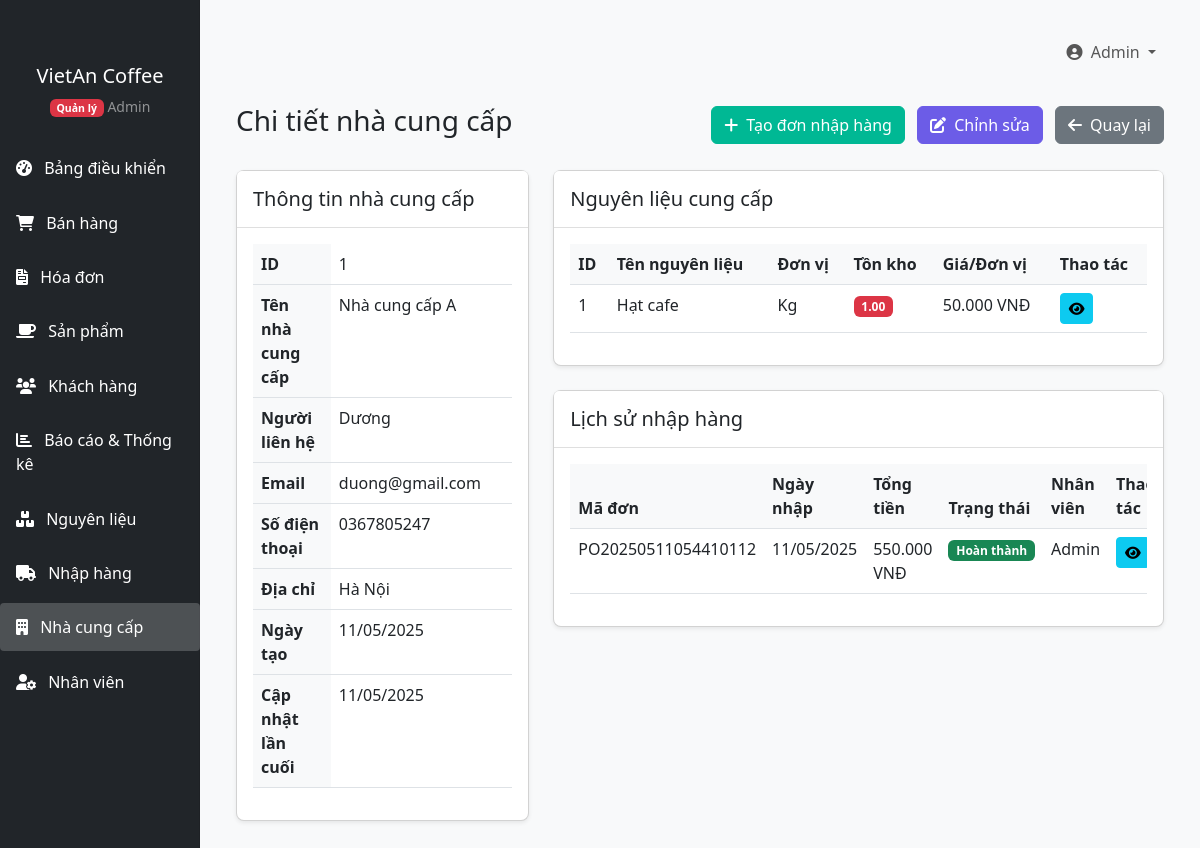
The page /QuanLyCafe/index.php?page=suppliers&action=view&id=1 (signed in) on the database its author committed.
### tables this page shows
CREATE TABLE `suppliers` (
  `id` int(11) NOT NULL,
  `name` varchar(100) NOT NULL,
  `email` varchar(100) DEFAULT NULL,
  `phone` varchar(20) DEFAULT NULL,
  `address` text DEFAULT NULL,
  `contact_person` varchar(100) DEFAULT NULL,
  `created_at` timestamp NOT NULL DEFAULT current_timestamp(),
  `updated_at` timestamp NOT NULL DEFAULT current_timestamp() ON UPDATE current_timestamp()
);

CREATE TABLE `ingredients` (
  `id` int(11) NOT NULL,
  `name` varchar(100) NOT NULL,
  `unit` varchar(20) NOT NULL,
  `stock_quantity` decimal(10,2) DEFAULT 0.00,
  `price_per_unit` decimal(10,2) NOT NULL,
  `supplier_id` int(11) DEFAULT NULL,
  `created_at` timestamp NOT NULL DEFAULT current_timestamp(),
  `updated_at` timestamp NOT NULL DEFAULT current_timestamp() ON UPDATE current_timestamp()
);

CREATE TABLE `purchase_orders` (
  `id` int(11) NOT NULL,
  `order_number` varchar(20) NOT NULL,
  `supplier_id` int(11) DEFAULT NULL,
  `user_id` int(11) DEFAULT NULL,
  `order_date` date NOT NULL,
  `total_amount` decimal(10,2) NOT NULL,
  `status` enum('pending','completed','cancelled') DEFAULT 'pending',
  `notes` text DEFAULT NULL,
  `created_at` timestamp NOT NULL DEFAULT current_timestamp(),
  `updated_at` timestamp NOT NULL DEFAULT current_timestamp() ON UPDATE current_timestamp()
);

CREATE TABLE `users` (
  `id` int(11) NOT NULL,
  `name` varchar(100) NOT NULL,
  `email` varchar(100) NOT NULL,
  `password` varchar(255) NOT NULL,
  `role` enum('admin','staff') NOT NULL,
  `phone` varchar(20) DEFAULT NULL,
  `address` text DEFAULT NULL,
  `gender` enum('male','female','other') DEFAULT NULL,
  `birth_date` date DEFAULT NULL,
  `hire_date` date DEFAULT NULL,
  `status` enum('active','inactive') DEFAULT 'active',
  `created_at` timestamp NOT NULL DEFAULT current_timestamp(),
  `updated_at` timestamp NOT NULL DEFAULT current_timestamp() ON UPDATE current_timestamp()
);

### QuanLyCafe/models/Supplier.php (called while the page is built, shortened)
<?php
class Supplier {
    private $conn;
    public $id;
    public function __construct($db) {
        $this->conn = $db;
    }
    public function getById($id) {
        $query = "SELECT * FROM suppliers WHERE id = ?";
        $stmt = $this->conn->prepare($query);
        $stmt->bind_param("i", $id);
        $stmt->execute();
        $result = $stmt->get_result();
        if ($result->num_rows === 1) {
            $row = $result->fetch_assoc();
            $this->id = $row['id'];
            $this->name = $row['name'];
            $this->contact_person = $row['contact_person'];
            $this->email = $row['email'];
            $this->phone = $row['phone'];
            $this->address = $row['address'];
            $this->created_at = $row['created_at'];
            $this->updated_at = $row['updated_at'];
            return true;
        }
        return false;
    }
    public function getIngredients() {
        $query = "SELECT * FROM ingredients WHERE supplier_id = ? ORDER BY name ASC";
        $stmt = $this->conn->prepare($query);
        $stmt->bind_param("i", $this->id);
        $stmt->execute();
        $result = $stmt->get_result();
        return $result->fetch_all(MYSQLI_ASSOC);
    }
    public function getPurchaseOrders() {
        $query = "SELECT * FROM purchase_orders WHERE supplier_id = ? ORDER BY order_date DESC";
        $stmt = $this->conn->prepare($query);
        $stmt->bind_param("i", $this->id);
        $stmt->execute();
        $result = $stmt->get_result();
        return $result->fetch_all(MYSQLI_ASSOC);
    }
}

### QuanLyCafe/includes/functions.php (called while the page is built, shortened)
<?php
function formatCurrency($amount) {
    return number_format($amount, 0, ',', '.') . ' VNĐ';
}
function formatDate($date, $format = 'd/m/Y') {
    return date($format, strtotime($date));
}

### QuanLyCafe/views/suppliers/view.php (the view)
<?php include 'includes/header.php'; ?>
<div class="container-fluid">
    <div class="d-flex justify-content-between align-items-center mb-4">
        <h1 class="h3">Chi tiết nhà cung cấp</h1>
        <div>
            <a href="index.php?page=purchase-orders&action=create&supplier_id=<?php echo $supplier->id; ?>" class="btn btn-success me-2">
                <i class="fas fa-plus me-1"></i> Tạo đơn nhập hàng
            </a>
            <a href="index.php?page=suppliers&action=edit&id=<?php echo $supplier->id; ?>" class="btn btn-primary me-2">
                <i class="fas fa-edit me-1"></i> Chỉnh sửa
            </a>
            <a href="index.php?page=suppliers" class="btn btn-secondary">
                <i class="fas fa-arrow-left me-1"></i> Quay lại
            </a>
        </div>
    </div>
    <div class="row">
        <div class="col-md-4">
            <div class="card mb-4">
                <div class="card-header">
                    <h5 class="mb-0">Thông tin nhà cung cấp</h5>
                </div>
                <div class="card-body">
                    <table class="table">
                        <tbody>
                            <tr>
                                <th style="width: 30%;">ID</th>
                                <td><?php echo $supplier->id; ?></td>
                            </tr>
                            <tr>
                                <th>Tên nhà cung cấp</th>
                                <td><?php echo $supplier->name; ?></td>
                            </tr>
                            <tr>
                                <th>Người liên hệ</th>
                                <td><?php echo $supplier->contact_person ? $supplier->contact_person : 'N/A'; ?></td>
                            </tr>
                            <tr>
                                <th>Email</th>
                                <td><?php echo $supplier->email ? $supplier->email : 'N/A'; ?></td>
                            </tr>
                            <tr>
                                <th>Số điện thoại</th>
                                <td><?php echo $supplier->phone; ?></td>
                            </tr>
                            <tr>
                                <th>Địa chỉ</th>
                                <td><?php echo $supplier->address ? $supplier->address : 'N/A'; ?></td>
                            </tr>
                            <tr>
                                <th>Ngày tạo</th>
                                <td><?php echo formatDate($supplier->created_at); ?></td>
                            </tr>
                            <tr>
                                <th>Cập nhật lần cuối</th>
                                <td><?php echo formatDate($supplier->updated_at); ?></td>
                            </tr>
                        </tbody>
                    </table>
                </div>
            </div>
        </div>
        <div class="col-md-8">
            <div class="card mb-4">
                <div class="card-header">
                    <h5 class="mb-0">Nguyên liệu cung cấp</h5>
                </div>
                <div class="card-body">
                    <div class="table-responsive">
                        <table class="table table-hover">
                            <thead>
                                <tr>
                                    <th>ID</th>
                                    <th>Tên nguyên liệu</th>
                                    <th>Đơn vị</th>
                                    <th>Tồn kho</th>
                                    <th>Giá/Đơn vị</th>
                                    <th>Thao tác</th>
                                </tr>
                            </thead>
                            <tbody>
                                <?php if (empty($ingredients)): ?>
                                    <tr>
                                        <td colspan="6" class="text-center">Không có dữ liệu</td>
                                    </tr>
                                <?php else: ?>
                                    <?php foreach ($ingredients as $item): ?>
                                        <tr>
                                            <td><?php echo $item['id']; ?></td>
                                            <td><?php echo $item['name']; ?></td>
                                            <td><?php echo $item['unit']; ?></td>
                                            <td>
                                                <?php if ($item['stock_quantity'] <= 10): ?>
                                                    <span class="badge bg-danger"><?php echo $item['stock_quantity']; ?></span>
                                                <?php else: ?>
                                                    <span class="badge bg-success"><?php echo $item['stock_quantity']; ?></span>
                                                <?php endif; ?>
                                            </td>
                                            <td><?php echo formatCurrency($item['price_per_unit']); ?></td>
                                            <td>
                                                <a href="index.php?page=ingredients&action=view&id=<?php echo $item['id']; ?>" class="btn btn-sm btn-info">
                                                    <i class="fas fa-eye"></i>
                                                </a>
                                            </td>
                                        </tr>
                                    <?php endforeach; ?>
                                <?php endif; ?>
                            </tbody>
                        </table>
                    </div>
                </div>
            </div>
            <div class="card">
                <div class="card-header">
                    <h5 class="mb-0">Lịch sử nhập hàng</h5>
                </div>
                <div class="card-body">
                    <div class="table-responsive">
                        <table class="table table-hover">
                            <thead>
                                <tr>
                                    <th>Mã đơn</th>
                                    <th>Ngày nhập</th>
                                    <th>Tổng tiền</th>
                                    <th>Trạng thái</th>
                                    <th>Nhân viên</th>
                                    <th>Thao tác</th>
                                </tr>
                            </thead>
                            <tbody>
                                <?php if (empty($purchase_orders)): ?>
                                    <tr>
                                        <td colspan="6" class="text-center">Không có dữ liệu</td>
                                    </tr>
                                <?php else: ?>
                                    <?php foreach ($purchase_orders as $order): ?>
                                        <tr>
                                            <td><?php echo $order['order_number']; ?></td>
                                            <td><?php echo formatDate($order['order_date']); ?></td>
                                            <td><?php echo formatCurrency($order['total_amount']); ?></td>
                                            <td>
                                                <?php if ($order['status'] == 'completed'): ?>
                                                    <span class="badge bg-success">Hoàn thành</span>
                                                <?php elseif ($order['status'] == 'pending'): ?>
                                                    <span class="badge bg-warning">Đang xử lý</span>
                                                <?php else: ?>
                                                    <span class="badge bg-danger">Đã hủy</span>
                                                <?php endif; ?>
                                            </td>
                                            <td>
                                                <?php
                                                $user_query = "SELECT name FROM users WHERE id = ?";
                                                $stmt = $conn->prepare($user_query);
                                                $stmt->bind_param("i", $order['user_id']);
                                                $stmt->execute();
                                                $user_result = $stmt->get_result();
                                                if ($user_result->num_rows > 0) {
                                                    echo $user_result->fetch_assoc()['name'];
                                                } else {
                                                    echo 'N/A';
                                                }
                                                ?>
                                            </td>
                                            <td>
                                                <a href="index.php?page=purchase-orders&action=view&id=<?php echo $order['id']; ?>" class="btn btn-sm btn-info">
                                                    <i class="fas fa-eye"></i>
                                                </a>
                                            </td>
                                        </tr>
                                    <?php endforeach; ?>
                                <?php endif; ?>
                            </tbody>
                        </table>
                    </div>
                </div>
            </div>
        </div>
    </div>
</div>
<?php include 'includes/footer.php'; ?>

### QuanLyCafe/assets/css/style.css (style rules this page uses)
body { font-family: 'Segoe UI', Tahoma, Geneva, Verdana, sans-serif; background-color: #f8f9fa; }
.card { border-radius: 0.5rem; box-shadow: 0 0.125rem 0.25rem rgba(0, 0, 0, 0.075); margin-bottom: 1.5rem; }
.card-header { background-color: #fff; border-bottom: 1px solid rgba(0, 0, 0, 0.125); padding: 1rem; }
.btn-primary { background-color: #6c5ce7; border-color: #6c5ce7; }
.btn-success { background-color: #00b894; border-color: #00b894; }
.table th { font-weight: 600; background-color: #f8f9fa; }

### rows shown on the page
suppliers: id "1", name "Nhà cung cấp A", contact_person "Dương", email "duong@gmail.com", phone "0367805247", address "Hà Nội", created_at "11/05/2025", updated_at "11/05/2025"
ingredients: id "1", name "Hạt cafe", unit "Kg", stock_quantity "1.00", price_per_unit "50.000 VNĐ"
purchase_orders: order_number "PO20250511054410112", order_date "11/05/2025", total_amount "550.000 VNĐ", status "Hoàn thành", user.name "Admin"

### other values the page prints
getCurrentUserName() "Admin"
